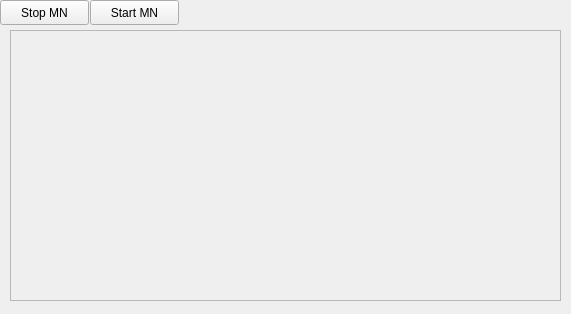
<?xml version="1.0" encoding="UTF-8"?>
<ui version="4.0">
 <class>MNDialog</class>
 <widget class="QWidget" name="MNDialog">
  <property name="geometry">
   <rect>
    <x>0</x>
    <y>0</y>
    <width>571</width>
    <height>314</height>
   </rect>
  </property>
  <property name="windowTitle">
   <string>Mininet</string>
  </property>
  <widget class="QPushButton" name="stop">
   <property name="geometry">
    <rect>
     <x>0</x>
     <y>0</y>
     <width>89</width>
     <height>25</height>
    </rect>
   </property>
   <property name="text">
    <string>Stop MN</string>
   </property>
  </widget>
  <widget class="QPushButton" name="start">
   <property name="geometry">
    <rect>
     <x>90</x>
     <y>0</y>
     <width>89</width>
     <height>25</height>
    </rect>
   </property>
   <property name="text">
    <string>Start MN</string>
   </property>
  </widget>
  <widget class="QFrame" name="termArea">
   <property name="geometry">
    <rect>
     <x>10</x>
     <y>30</y>
     <width>551</width>
     <height>271</height>
    </rect>
   </property>
   <property name="frameShape">
    <enum>QFrame::StyledPanel</enum>
   </property>
   <property name="frameShadow">
    <enum>QFrame::Raised</enum>
   </property>
  </widget>
 </widget>
 <resources/>
 <connections/>
</ui>
